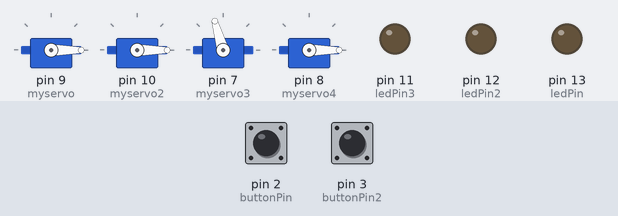
Bench run of a sketch on a simulated Arduino Uno, built with avr-gcc and run on an emulated ATmega328P. Parts: 4 × servo, output pins drawn as LEDs (lit = HIGH). Inputs (shaded band) come from the test bench; at power-on: pin 2 (buttonPin) LOW, pin 3 (buttonPin2) LOW.

Above: at 5.0 s.
5.3 s: pin 2 (buttonPin) pulled HIGH for 2.6 s
At 8.9 s:
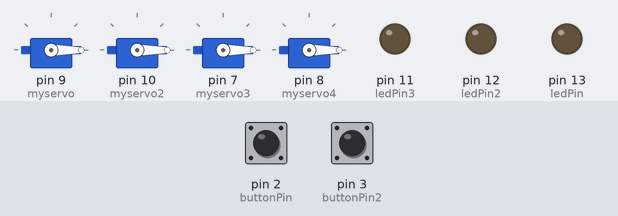
9.4 s: pin 3 (buttonPin2) pulled HIGH for 2.6 s
At 10.1 s:
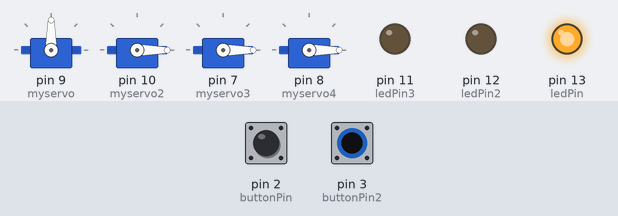
13.5 s: pin 2 (buttonPin) driven HIGH and pin 3 (buttonPin2) driven HIGH
At 14.4 s:
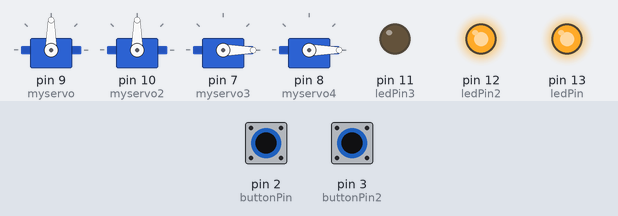
16.5 s: pin 2 (buttonPin) driven LOW
At 17.9 s:
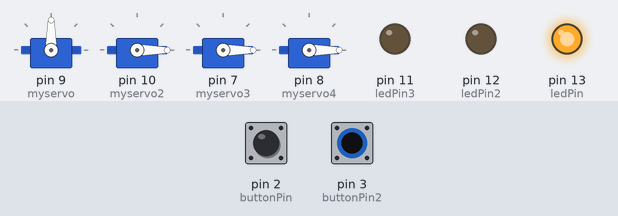
19.5 s: pin 2 (buttonPin) driven HIGH
At 20.1 s:
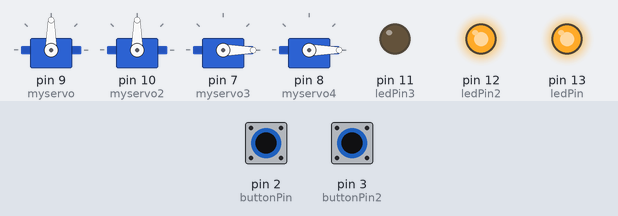
Timing chart, 0 to 22.5 s (numbered marks = the images above; inputs shaded):
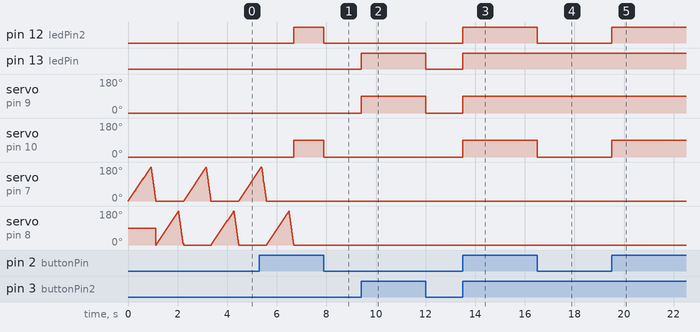

Measured:
- after the input at 5.3 s, pin 12 (ledPin2): LOW → HIGH after 1.4 s, → LOW 1.2 s later; servo on pin 10 (myservo2): 0° → 90° after 1.4 s, → 0° 1.2 s later; servo on pin 7 (myservo3): goes on until 5.6 s, then stays 0°; servo on pin 8 (myservo4): goes on until 6.7 s, then stays 0°
- after the input at 9.4 s, pin 13 (ledPin): LOW → HIGH at once, → LOW 2.6 s later; servo on pin 9 (myservo): 0° → 90° at once, → 0° 2.6 s later
- after the input at 13.5 s, pin 12 (ledPin2), pin 13 (ledPin): LOW → HIGH at once; servo on pin 9 (myservo), servo on pin 10 (myservo2): 0° → 90° at once
- after the input at 16.5 s, pin 12 (ledPin2): HIGH → LOW at once; servo on pin 10 (myservo2): 90° → 0° at once
- after the input at 19.5 s, pin 12 (ledPin2): LOW → HIGH at once; servo on pin 10 (myservo2): 0° → 90° at once

The sketch:

servo_progress.ino
```cpp
#include <Servo.h>
Servo myservo;
Servo myservo2;
Servo myservo3;
Servo myservo4;
const int buttonPin = 2;
const int ledPin = 13;
const int buttonPin2 = 3;
const int ledPin2 = 12;
const int buttonPin3 = 4;
const int ledPin3 = 11;
int pos = 0;
bool tornOff = false;
bool tornOff2 = false;


void setup() {
  myservo.attach(9);
  myservo2.attach(10);
  myservo3.attach(7);
  myservo4.attach(8);
  pinMode(buttonPin, INPUT);
  pinMode(buttonPin2, INPUT);
  pinMode(ledPin, OUTPUT);
  pinMode(ledPin2, OUTPUT);
  pinMode(buttonPin3, INPUT);
  pinMode(ledPin3, OUTPUT);
  // put your setup code here, to run once:
}

void loop() {
  if (digitalRead(buttonPin2) == HIGH) {
    myservo.write(90);
    digitalWrite(ledPin, HIGH);
  } else {
    myservo.write(0);
    digitalWrite(ledPin, LOW);
  }

  if (digitalRead(buttonPin) == HIGH) {
    tornOff = true;
    tornOff2 = true;
    myservo2.write(90);
    digitalWrite(ledPin2, HIGH);
  } else {
    myservo2.write(0);
    digitalWrite(ledPin2, LOW);
  }
  if (tornOff == false) {


    for (pos = 0; pos <= 180; pos += 1) {

      myservo3.write(pos);
      delay(5);
    }
    for (pos = 180; pos >= 0; pos -= 1) {
      myservo3.write(pos);
      delay(1);
    }
    if (tornOff2 == false) {


      for (pos = 0; pos <= 180; pos += 1) {

        myservo4.write(pos);
        delay(5);
      }
      for (pos = 180; pos >= 0; pos -= 1) {
        myservo4.write(pos);
        delay(1);
      }
    }
  }
  }
  // put your main code here, to run repeatedly:
```
